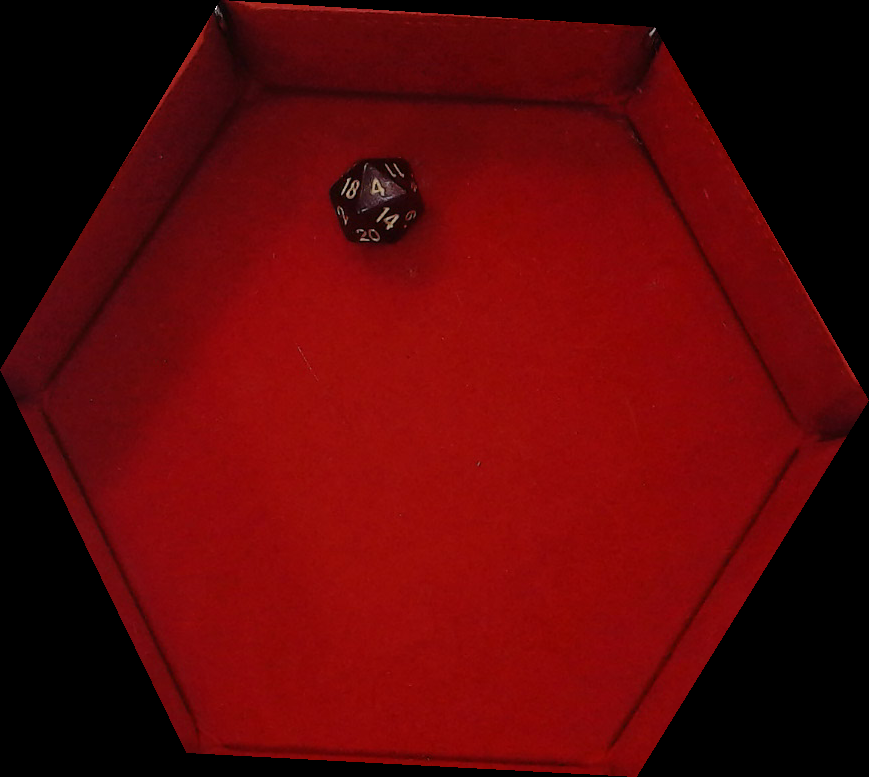
#> input picture test_images/roll_20260810_173300_102886.png, 869 x 777 px, given in place of the camera
$ python live_frame.py
#> lines starting #> are read from the running program, lines starting #| are printed output that depends on the picture; after the words box and inside, x2 and y2 are one past the last pixel; in counts of white or black regions, pixels touching at a corner belong together
### ollama_func.py
import ollama
import cv2
import glob
from general_variables import upscale_val

# [5 lines of commented-out code are left out]

image_test = r"C:\Users\Tyler\Documents\Coding Projects\BootDev\dice-cam\captures\roll_20260804_184541.png"

# [10 lines left out: function ollamaCall, not called in this run]

def testCase():

    for path in sorted(glob.glob("captures/*.png")):
        img = cv2.imread(path)

        response = ollamaCall(img)

        try:
            value = int(response.strip())
        except ValueError:
            value = None #abstain

        print(value)

testCase()


### live_frame.py
import cv2
import math
from ollama_func import ollamaCall

#initialize camera feed
feed = cv2.VideoCapture(0)

def cropFrame():
    ret, frame = feed.read()
#> frame is the input picture: shape (777, 869, 3); mean B, G, R 7.2, 6.2, 91.8

    if ret == False:
        raise Exception("Camera Problem")

    gray = cv2.cvtColor(frame, cv2.COLOR_BGR2GRAY)
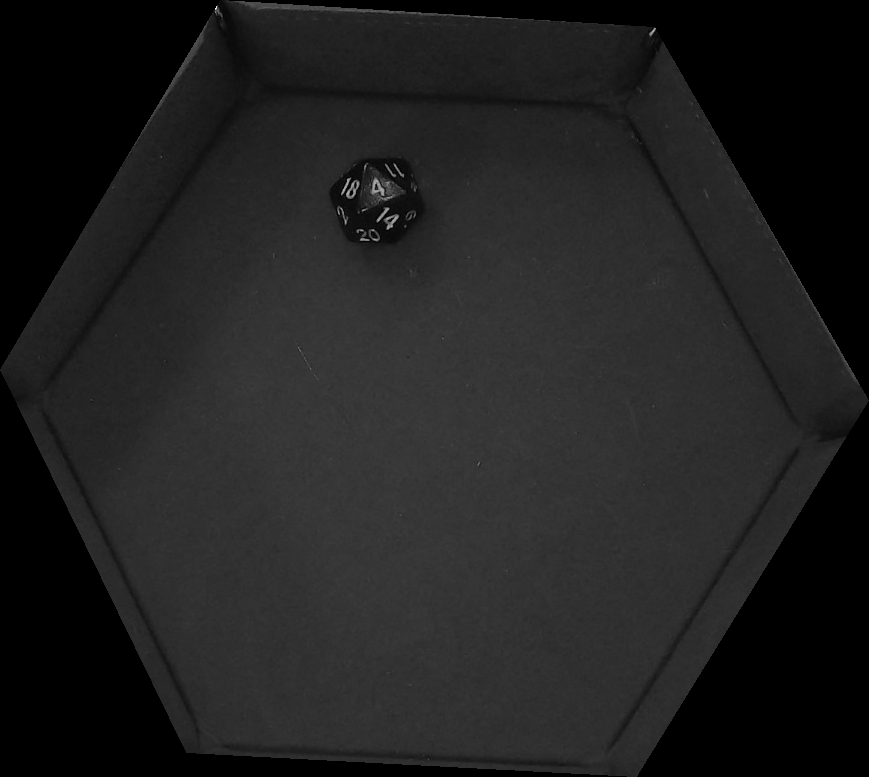
#> gray: shape (777, 869); min 0, max 247, mean 31.9

    _, rough = cv2.threshold(gray, 0, 255, cv2.THRESH_BINARY + cv2.THRESH_OTSU)
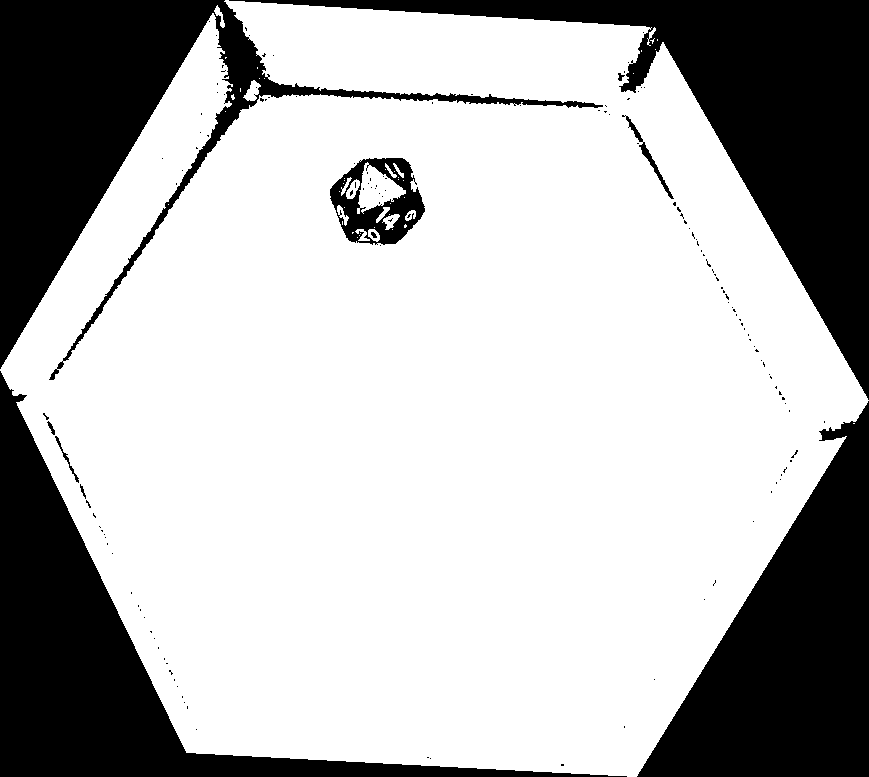
#> rough: shape (777, 869); 71.1% white; 146 black regions (135 under 20 px)

    contours, _ = cv2.findContours(rough, cv2.RETR_EXTERNAL, cv2.CHAIN_APPROX_SIMPLE)
#> contours = 18 contours, 14 with area under 20; largest, box (x1, y1, x2, y2) and area: (0, 0, 869, 777) 482408, (243, 80, 261, 101) 177, (214, 5, 225, 28) 68, (647, 27, 656, 46) 30

    die = max(contours, key=cv2.contourArea)
#> die = contour of 2462 points, box (x1, y1, x2, y2) (0, 0, 869, 777), area 482408

    x, y, w, h = cv2.boundingRect(die)
#> x = 0; y = 0; w = 869; h = 777

    die_crop = gray[y:y+h, x:x+w]

    return die_crop

def normalizeFrame(cropped_die):
    used_thresh, bw = cv2.threshold(cropped_die, 0, 255, cv2.THRESH_BINARY + cv2.THRESH_OTSU)
#> used_thresh = 22

    white_pixels = cv2.countNonZero(bw)
#> white_pixels = 479743
    total_pixels = bw.size
#> total_pixels = 675213

    if white_pixels > total_pixels / 2:
        bw = cv2.bitwise_not(bw)
#> bw: shape (777, 869); 28.9% white; 146 white regions (135 under 20 px)

    return bw

def findTop(bw_image):
    parts, _ = cv2.findContours(bw_image, cv2.RETR_EXTERNAL, cv2.CHAIN_APPROX_SIMPLE)
#> parts = 127 contours, 119 with area under 20; largest, box (x1, y1, x2, y2) and area: (229, 0, 869, 400) 51796, (0, 0, 603, 380) 46968, (0, 371, 627, 777) 44723, (637, 401, 869, 777) 43547, (330, 158, 425, 245) 6058, (622, 115, 674, 199) 310, (55, 436, 79, 483) 74, (47, 421, 55, 435) 30
    crop_h, crop_w = bw_image.shape
#> crop_h = 777; crop_w = 869
    center_x, center_y = crop_w / 2, crop_h / 2
#> center_x = 434.5; center_y = 388.5

    kept = []
    for c in parts:
        M = cv2.moments(c)
        if M["m00"] == 0:
            continue

        cx = M["m10"] / M["m00"]
        cy = M["m01"] / M["m00"]

        dist = ((cx - center_x)**2 + (cy - center_y)**2) ** 0.5

        if dist < crop_w * 0.25 and cv2.contourArea(c) > 50:
            kept.append(c)
#> this loop made 127 passes
#> c on passes 2, 3, 4, 5, 6, 7, 8, 9, 10, 11, 13, 14: [[430, 758]], [[427, 757], [428, 757]], [[196, 729]], [[624, 726], [624, 727]], [[187, 706], [187, 708]], [[184, 702]], [[182, 696], [182, 697]], [[177, 686]], [[654, 679]], [[174, 679], [174, 680]], [[166, 663], [167, 663]], [[164, 658], [164, 659]]
#> (cx, cy, dist) on passes 12, 31, 32, 34, 38, 40: (170.4, 671.8, 387.3), (94, 515.5, 363.4), (88.06, 503.7, 365.1), (82.35, 490.7, 366.7), (783.9, 470.4, 358.9), (794.6, 453.4, 365.9)
#> after the loop, kept = 1 contour; box (x1, y1, x2, y2) and area: (330, 158, 425, 245) 6058

    print("blobs kept:", len(kept))
#| blobs kept: 1

    vis = cv2.cvtColor(bw_image, cv2.COLOR_GRAY2BGR)
#> vis: shape (777, 869, 3); 28.9% white; 146 white regions (135 under 20 px), largest, box (x1, y1, x2, y2) and area: (229, 0, 869, 400) 52722, (0, 0, 603, 380) 47943, (0, 371, 627, 777) 45662
    cv2.drawContours(vis, kept, -1, (0, 255, 0), 2)
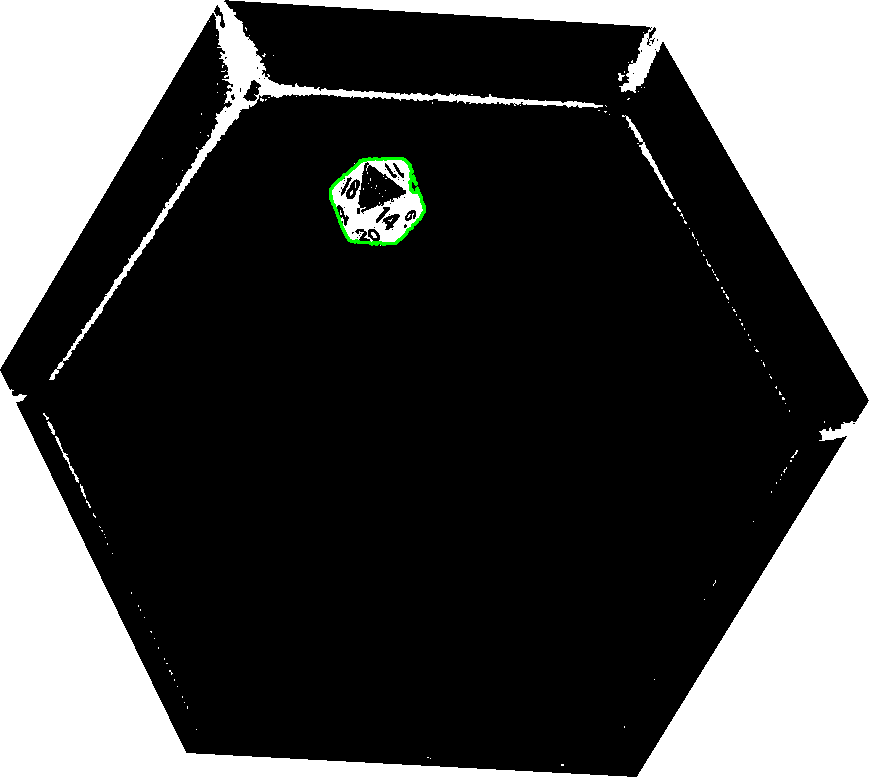
#> vis: shape (777, 869, 3); mean B, G, R 73.6, 74, 73.6
    imgDisplay(vis)


def imgDisplay(image):
    active = True
    while active == True:
        cv2.imshow("Display Test", image)
        if cv2.waitKey(1) & 0xFF == ord('q'):
#> (key q is pressed here)
            active = False


def liveFeed():
    active = True
    while active == True:
        _, frame = feed.read()
        gray = cv2.cvtColor(frame, cv2.COLOR_BGR2GRAY)
        blur = cv2.GaussianBlur(gray, (5,5), 0)

        #_, bw = cv2.adaptiveThreshold(blur, 127, 255, cv2.THRESH_BINARY_INV + cv2.THRESH_OTSU)
        bw = cv2.adaptiveThreshold(
            blur,
            255,
            cv2.ADAPTIVE_THRESH_MEAN_C,
            cv2.THRESH_BINARY_INV,
            11,
            3)
        cv2.imshow("Dice Cam", bw)
        if cv2.waitKey(1) & 0xFF == ord('q'):
            active = False


def newRollDetector():
    pips_1 = pipCount()
    pips_2 = 0
    while True:
        if pips_1 != pips_2:
            if pips_1 != 0 and pips_2 == 0:
                print(pips_1)
            pips_2 = pips_1

        else:
            pips_1 = pipCount()

#newRollDetector()
#pipCount()
#liveFeed()
def test_func():
    new_frame = cropFrame()
    normalized = normalizeFrame(new_frame)
    findTop(normalized)


test_func()

$ run again, on test_images/roll_20260810_173318_454475.png
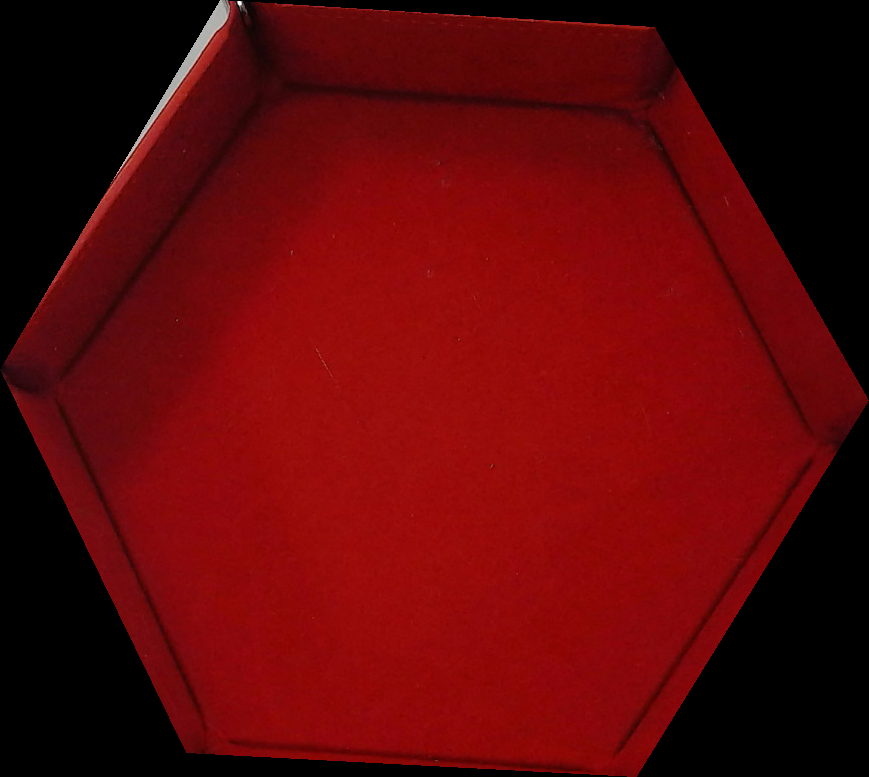
#> input picture test_images/roll_20260810_173318_454475.png, 869 x 777 px, given in place of the camera
#> in cropFrame, frame is the input picture: shape (777, 869, 3); mean B, G, R 7.7, 6.5, 93.1
#> in cropFrame, `_, rough = cv2.threshold(gray, 0, 255, cv2.THRESH_BINARY + cv2.THRESH_..`:
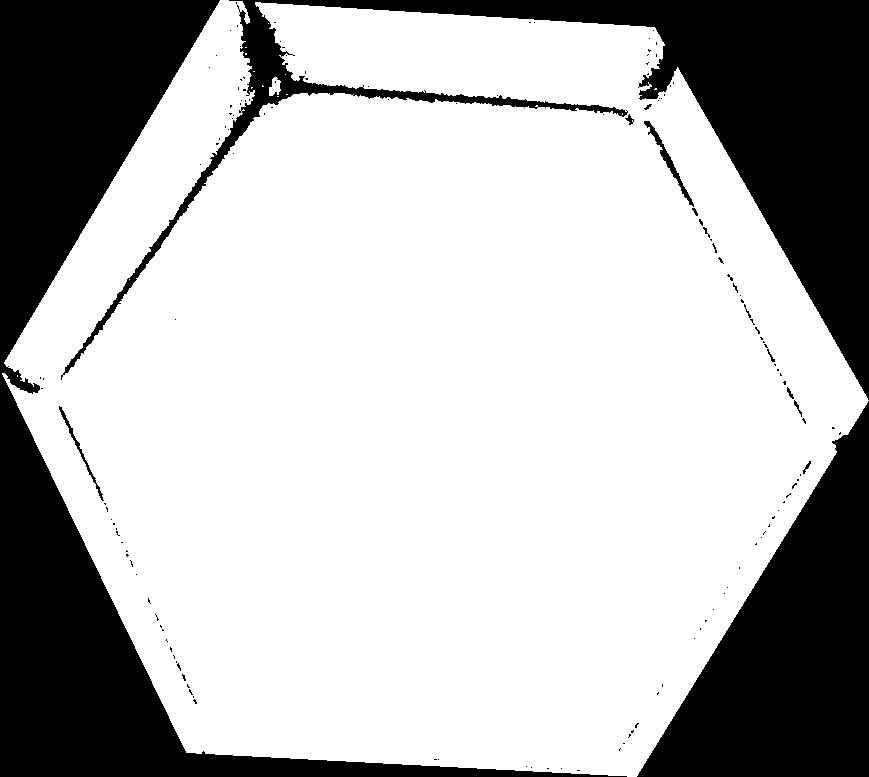
#> rough: shape (777, 869); 71.4% white; 149 black regions (135 under 20 px)
#> contours = 15 contours, 13 with area under 20; largest, box (x1, y1, x2, y2) and area: (2, 0, 869, 777) 481657, (269, 77, 281, 96) 128
#> die = contour of 2606 points, box (x1, y1, x2, y2) (2, 0, 869, 777), area 481657
#> x = 2; y = 0; w = 867; h = 777
#> in normalizeFrame, `used_thresh, bw = cv2.threshold(cropped_die, 0, 255, cv2.THRESH_BINARY..`:
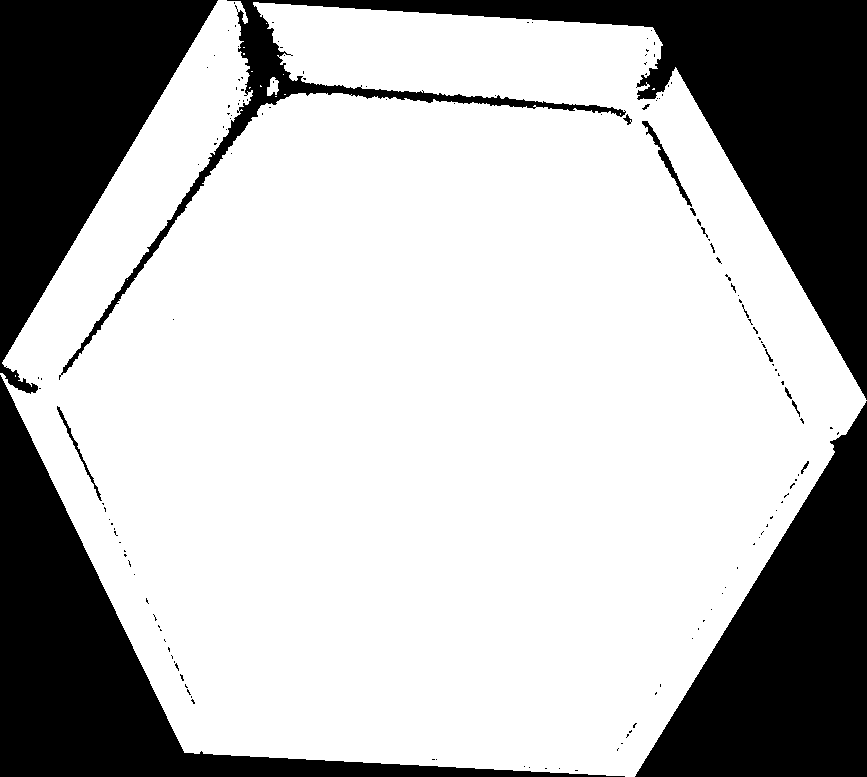
#> bw: shape (777, 867); 71.6% white; 150 black regions (135 under 20 px), largest, box (x1, y1, x2, y2) and area: (59, 0, 867, 400) 60671, (0, 375, 625, 777) 44785, (635, 401, 867, 777) 43833
#> used_thresh = 23
#> white_pixels = 482403
#> parts = 149 contours, 139 with area under 20; largest, box (x1, y1, x2, y2) and area: (59, 0, 867, 400) 59008, (0, 375, 625, 777) 43862, (635, 401, 867, 777) 43336, (0, 0, 218, 394) 39850, (642, 121, 692, 207) 384
#> the loop in findTop, `for c in parts:` made 149 passes
#> c on passes 1 to 8: [[575, 770], [577, 770]], [[559, 768]], [[545, 768], [546, 768]], [[529, 767]], [[524, 766]], [[436, 759]], [[432, 759], [434, 759]], [[618, 748], [617, 749], [617, 750], [617, 749]]
#> after the loop in findTop, `for c in parts:`: kept = []
#| blobs kept: 0
